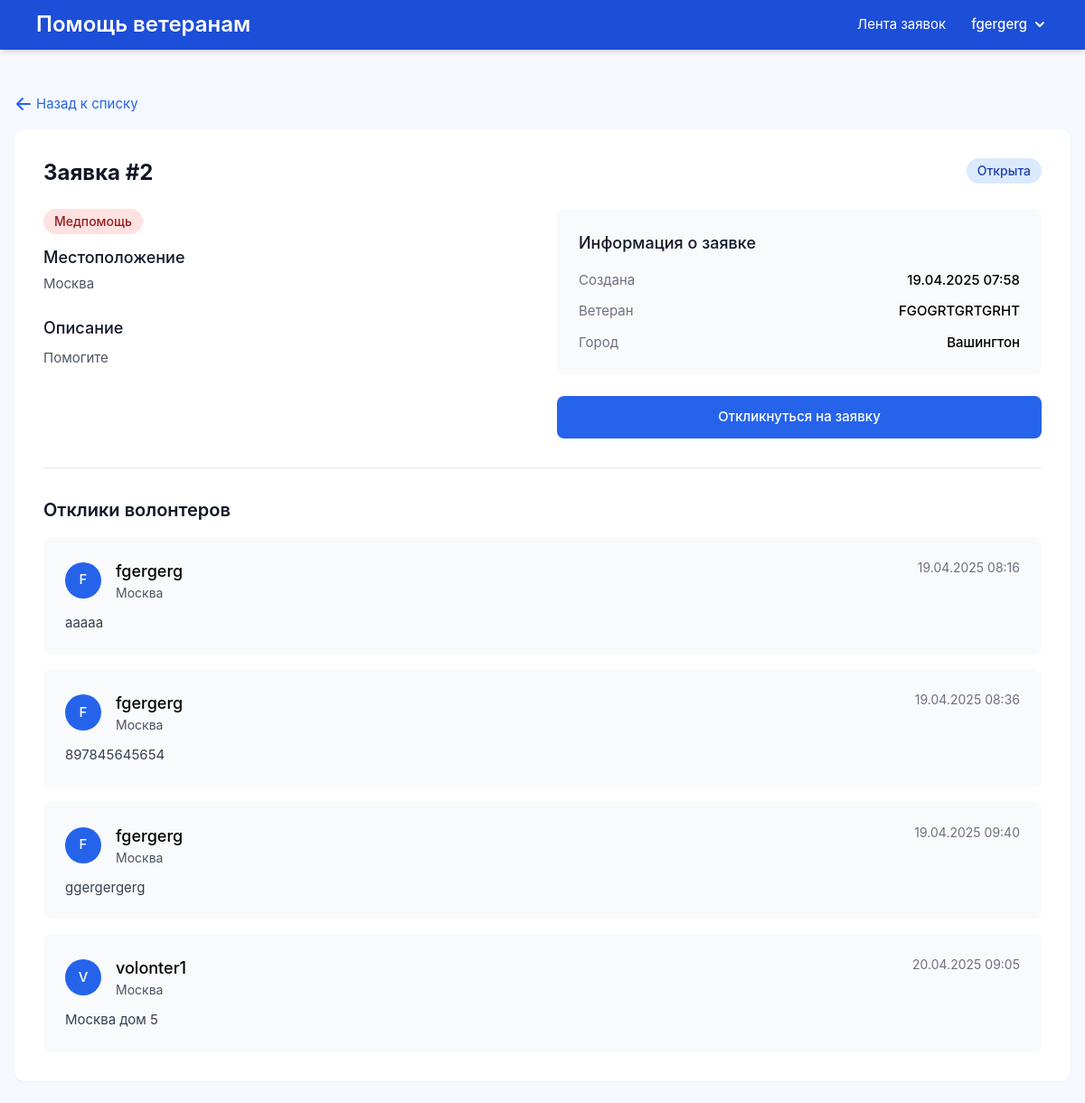
The page /requests/2/ (signed in) on the database its author committed.
### core/models.py (models this page shows, shortened)
class User(AbstractUser):
    ROLE_CHOICES = (
        ('veteran',   'Ветеран'),
        ('volunteer', 'Волонтёр'),
    )
    phone_regex = RegexValidator(
        regex=r'^\+?1?\d{9,15}$',
        message="Формат телефона: '+999999999'. До 15 цифр."
    )
    role = models.CharField(max_length=10, choices=ROLE_CHOICES)
    city = models.CharField("Город проживания", max_length=100)
    phone = models.CharField(
        "Телефон",
        max_length=20,
        validators=[phone_regex],
        blank=False
    )
    def is_veteran(self):
        return self.role == 'veteran'
    def is_volunteer(self):
        return self.role == 'volunteer'

class HelpRequest(models.Model):
    HELP_TYPES = (
        ('shopping', 'Закупки'),
        ('medical',  'Медпомощь'),
        ('walk',     'Прогулка'),
        ('other',    'Другое'),
    )
    STATUS_CHOICES = (
        ('open',        'Открыта'),
        ('in_progress', 'В работе'),
        ('done',        'Выполнено'),
    )
    veteran = models.ForeignKey(
        settings.AUTH_USER_MODEL,
        on_delete=models.CASCADE,
        related_name='requests'
    )
    help_type   = models.CharField("Тип помощи", max_length=20, choices=HELP_TYPES)
    description = models.TextField(
        "Описание",
        validators=[MinLengthValidator(10)],
        max_length=1000
    )
    location    = models.CharField("Местоположение", max_length=200)
    status      = models.CharField("Статус", max_length=20, choices=STATUS_CHOICES, default='open')
    created_at  = models.DateTimeField(auto_now_add=True)

class Application(models.Model):
    help_request = models.ForeignKey(
        HelpRequest,
        on_delete=models.CASCADE,
        related_name='applications'
    )
    volunteer    = models.ForeignKey(
        settings.AUTH_USER_MODEL,
        on_delete=models.CASCADE,
        related_name='applications'
    )
    contact_info = models.TextField(
        "Контактные данные",
        validators=[MinLengthValidator(10)],
        max_length=500
    )
    created_at   = models.DateTimeField(auto_now_add=True)

### core/views.py (the view)
# urls.py: path('requests/<int:pk>/',        views.request_detail, name='request_detail'),
@login_required
def request_detail(request, pk):
    hr = get_object_or_404(HelpRequest, pk=pk)
    return render(request, 'core/request_detail.html', {'request_obj': hr})

### core/templates/core/request_detail.html (shortened to what this page needs)
<!DOCTYPE html>
<html lang="en">
<head>
</head>
<body>
  {% extends 'core/base.html' %}
{% block content %}
<div class="py-6">
  <div class="mb-4">
    <a href="{% url 'request_list' %}" class="text-primary hover:text-primary-dark flex items-center gap-1">
      <svg xmlns="http://www.w3.org/2000/svg" class="h-5 w-5" viewBox="0 0 20 20" fill="currentColor">
        <path fill-rule="evenodd" d="M9.707 16.707a1 1 0 01-1.414 0l-6-6a1 1 0 010-1.414l6-6a1 1 0 011.414 1.414L5.414 9H17a1 1 0 110 2H5.414l4.293 4.293a1 1 0 010 1.414z" clip-rule="evenodd" />
      </svg>
      <span>Назад к списку</span>
    </a>
  </div>
  <div class="bg-white rounded-xl shadow-sm overflow-hidden">
    <div class="p-8">
      <div class="flex justify-between items-start mb-6">
        <h1 class="text-2xl font-bold text-gray-900">Заявка #{{ request_obj.pk }}</h1>
        <span class="inline-flex items-center px-3 py-1 rounded-full text-sm font-medium
          {% if request_obj.status == 'open' %}bg-blue-100 text-blue-800
          {% elif request_obj.status == 'in_progress' %}bg-yellow-100 text-yellow-800
          {% else %}bg-green-100 text-green-800{% endif %}">
          {{ request_obj.get_status_display }}
        </span>
      </div>
      <div class="grid grid-cols-1 md:grid-cols-2 gap-8 mb-8">
        <div>
          <div class="mb-6">
            <span class="inline-flex items-center px-3 py-1 mb-3 rounded-full text-sm font-medium
              {% if request_obj.help_type == 'shopping' %}bg-green-100 text-green-800
              {% elif request_obj.help_type == 'medical' %}bg-red-100 text-red-800
              {% elif request_obj.help_type == 'walk' %}bg-blue-100 text-blue-800
              {% else %}bg-gray-100 text-gray-800{% endif %}">
              {{ request_obj.get_help_type_display }}
            </span>
            <h3 class="text-lg font-medium text-gray-900">Местоположение</h3>
            <p class="mt-1 text-gray-600">{{ request_obj.location }}</p>
          </div>
          <div>
            <h3 class="text-lg font-medium text-gray-900">Описание</h3>
            <div class="mt-2 text-gray-600 prose">
              <p>{{ request_obj.description }}</p>
            </div>
          </div>
        </div>
        <div>
          <div class="bg-gray-50 p-6 rounded-lg mb-6">
            <h3 class="text-lg font-medium text-gray-900 mb-4">Информация о заявке</h3>
            <div class="space-y-3">
              <div class="flex justify-between">
                <span class="text-gray-500">Создана</span>
                <span class="font-medium">{{ request_obj.created_at|date:"d.m.Y H:i" }}</span>
              </div>
              <div class="flex justify-between">
                <span class="text-gray-500">Ветеран</span>
                <span class="font-medium">{{ request_obj.veteran.username }}</span>
              </div>
              <div class="flex justify-between">
                <span class="text-gray-500">Город</span>
                <span class="font-medium">{{ request_obj.veteran.city }}</span>
              </div>
            </div>
          </div>
          {% if user.is_volunteer and request_obj.status == 'open' %}
            <a href="{% url 'respond_request' request_obj.pk %}" class="block w-full py-3 px-4 text-center text-white font-medium bg-primary hover:bg-primary-dark rounded-lg transition-colors">
              Откликнуться на заявку
            </a>
          {% endif %}
        </div>
      </div>
      <div class="border-t border-gray-200 pt-8">
        <h3 class="text-xl font-semibold text-gray-900 mb-4">Отклики волонтеров</h3>
        {% if request_obj.applications.all %}
          <div class="space-y-4">
            {% for app in request_obj.applications.all %}
              <div class="bg-gray-50 p-6 rounded-lg">
                <div class="flex justify-between items-start mb-3">
                  <div class="flex items-center">
                    <div class="h-10 w-10 rounded-full bg-primary flex items-center justify-center text-white font-medium">
                      {{ app.volunteer.username|first|upper }}
                    </div>
                    <div class="ml-4">
                      <h4 class="text-lg font-medium">{{ app.volunteer.username }}</h4>
                      <p class="text-sm text-gray-600">{{ app.volunteer.city }}</p>
                    </div>
                  </div>
                  <span class="text-sm text-gray-500">{{ app.created_at|date:"d.m.Y H:i" }}</span>
                </div>
                <div class="text-gray-700">
                  <p>{{ app.contact_info }}</p>
                </div>
              </div>
            {% endfor %}
          </div>
        {% endif %}
      </div>
    </div>
  </div>
</div>
{% endblock %}

### core/templates/core/base.html (shortened to what this page needs)
<!DOCTYPE html>
<html lang="ru">
<head>
    <script src="https://cdn.tailwindcss.com"></script>
</head>
<body>
    <div class="fixed top-0 left-0 w-full z-10">
        <nav class="flex justify-between items-center bg-primary-dark px-10 py-2.5 shadow-md">
            <a href="{% url 'request_list' %}" class="block font-semibold text-2xl text-white">Помощь ветеранам</a>
            <div class="flex items-center space-x-4">
                {% if user.is_authenticated %}
                    <div class="flex items-center text-white">
                        <a href="{% url 'request_list' %}" class="px-4 py-1.5 transition-colors hover:bg-primary/80 rounded-lg">Лента заявок</a>
                        <div class="relative group ml-3">
                            <button class="flex items-center text-white font-medium">
                                <span class="mr-1">{{ user.username }}</span>
                                <svg xmlns="http://www.w3.org/2000/svg" class="h-5 w-5" viewBox="0 0 20 20" fill="currentColor">
                                    <path fill-rule="evenodd" d="M5.293 7.293a1 1 0 011.414 0L10 10.586l3.293-3.293a1 1 0 111.414 1.414l-4 4a1 1 0 01-1.414 0l-4-4a1 1 0 010-1.414z" clip-rule="evenodd" />
                                </svg>
                            </button>
                        </div>
                    </div>
                {% endif %}
            </div>
        </nav>
    </div>
    <div class="container content-container">
        {% block content %}{% endblock %}
    </div>
</body>
</html>

### core/templates/core/base.html (style rules this page uses)
body { min-height: 100vh; font-family: 'Inter', -apple-system, BlinkMacSystemFont, 'Segoe UI', Roboto, Oxygen, Ubuntu, Cantarell, 'Fira Sans', 'Droid Sans', 'Helvetica Neue', sans-serif; font-size: 15px; text-rendering: optimizeLegibility; background-color: #F5F8FF; }
.container { max-width: 1200px; margin: 0 auto; padding: 0 1rem; }
.content-container { padding-top: 80px; }

### rows shown on the page
User: username "fgergerg"
HelpRequest: pk "2", status "Открыта", help_type "Медпомощь", location "Москва", description "Помогите", created_at "19.04.2025 07:58", veteran.username "FGOGRTGRTGRHT", veteran.city "Вашингтон"
Application: volunteer.username|first "F", volunteer.username "fgergerg", volunteer.city "Москва", created_at "19.04.2025 08:16", contact_info "ааааа"
Application: volunteer.username|first "F", volunteer.username "fgergerg", volunteer.city "Москва", created_at "19.04.2025 08:36", contact_info "897845645654"
Application: volunteer.username|first "F", volunteer.username "fgergerg", volunteer.city "Москва", created_at "19.04.2025 09:40", contact_info "ggergergerg"
Application: volunteer.username|first "V", volunteer.username "volonter1", volunteer.city "Москва", created_at "20.04.2025 09:05", contact_info "Москва дом 5"
